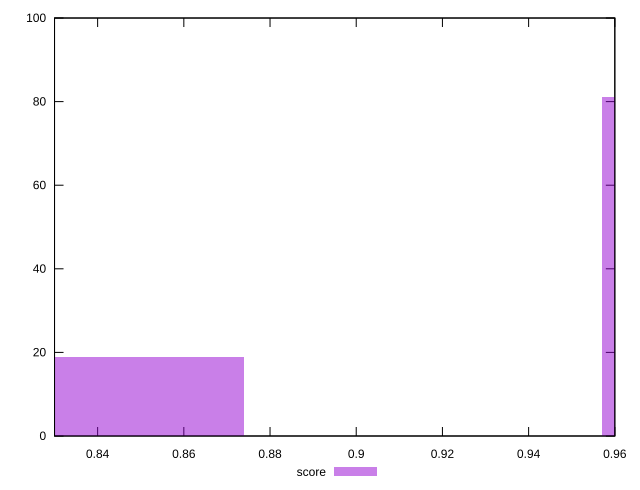

The script that saved this image:
reset

$score <<EOF
0.8322777986607446 19
0.9987333583928936 81
EOF

set key outside below
set boxwidth 0.08322777986607446
set xrange [0.83:0.96]
set yrange [0:100]
set trange [0:100]
set style fill transparent solid 0.5 noborder
set terminal svg size 640, 490 enhanced background rgb 'white'
set output "report_00023_2021-02-20T12:14:57.249Z/interactive/samples/pages+cached+noadtech+nomedia+nocss/score/histogram.svg"

plot $score title "score" with boxes

reset
